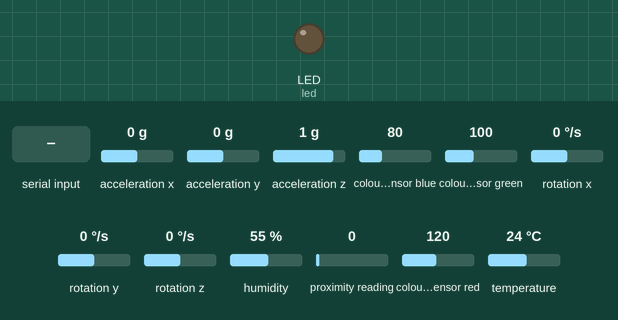
This program was run on a simulated CircuitPython board. Parts: output pins drawn as LEDs (lit = HIGH). Dashed ring = blinking. The test bench sets the inputs (shaded band); at power-on: acceleration x 0 g, acceleration y 0 g, acceleration z 1 g, colour sensor blue 80, colour sensor green 100, rotation x 0 °/s, rotation y 0 °/s, rotation z 0 °/s, humidity 55 %, proximity reading 0, colour sensor red 120, temperature 24 °C. What the program prints to the serial console is not drawn.

Above: at 1.2 s.
1.3 s: "ALERT" typed at the serial console, then Enter
At 1.35 s:
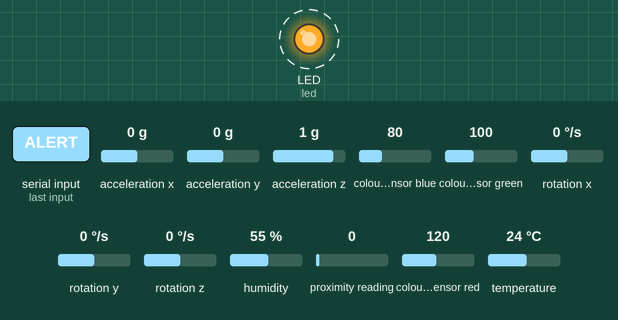
4.3 s: "LED_ON" typed at the serial console, then Enter
At 5.3 s:
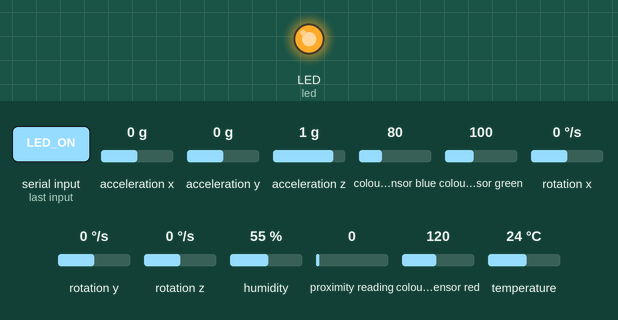
5.8 s: "LED_OFF" typed at the serial console, then Enter
At 7.3 s:
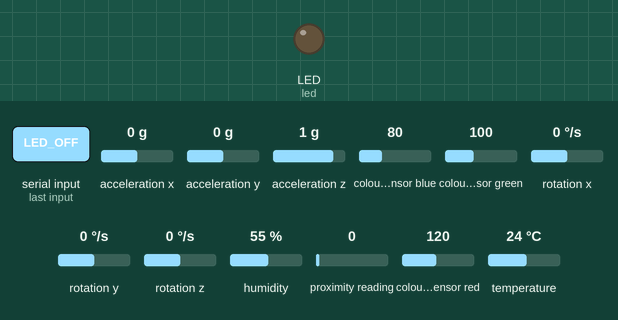
Timing chart, 0 to 8.8 s (numbered marks = the images above; inputs shaded):
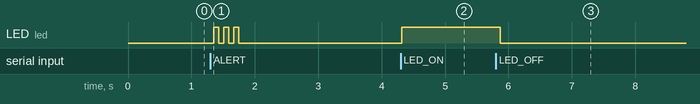

Measured:
- after the input at 1.3 s, LED (led): alternates HIGH for 0.08 s and LOW for 0.08 s, 6 changes in all, then stays LOW, starting after 0.05 s
- after the input at 4.3 s, LED (led): LOW → HIGH at once
- after the input at 5.8 s, LED (led): HIGH → LOW after 0.07 s

The program:

code.py
```python
# Sundai sensor streamer — Microchip SAMD21 Curiosity PyKit Ruler (CircuitPython).
#
# Copy this to the board's CIRCUITPY drive as code.py. It streams the Ruler's
# integrated sensors as newline-delimited JSON over USB serial and accepts
# one-word commands back.
#
# The imports are wrapped because the exact sensor breakout on your Ruler may
# differ — a missing sensor drops its channel instead of killing the stream.

import time
import sys
import supervisor

import board

SAMPLE_S = 0.1  # 10 Hz

# ---- optional sensors -----------------------------------------------------
imu = None
try:
    import adafruit_lsm6ds.lsm6dsox as lsm
    imu = lsm.LSM6DSOX(board.I2C())
except Exception:
    pass

env = None
try:
    import adafruit_sht4x
    env = adafruit_sht4x.SHT4x(board.I2C())
except Exception:
    pass

prox = None
try:
    import adafruit_apds9960.apds9960
    prox = adafruit_apds9960.apds9960.APDS9960(board.I2C())
    prox.enable_proximity = True
    prox.enable_color = True
except Exception:
    pass

led = None
try:
    import digitalio
    led = digitalio.DigitalInOut(board.LED)
    led.direction = digitalio.Direction.OUTPUT
except Exception:
    pass


def handle(cmd):
    cmd = cmd.strip()
    if cmd == "LED_ON" and led:
        led.value = True
    elif cmd == "LED_OFF" and led:
        led.value = False
    elif cmd == "ALERT" and led:
        for _ in range(6):
            led.value = not led.value
            time.sleep(0.08)
        led.value = False
    elif cmd == "PING":
        print("pong")
    else:
        print("unknown cmd:", cmd)


print("sundai pykit streamer ready")
buf = ""

while True:
    # non-blocking read of host commands
    while supervisor.runtime.serial_bytes_available:
        ch = sys.stdin.read(1)
        if ch == "\n":
            handle(buf)
            buf = ""
        elif ch != "\r":
            buf += ch

    fields = ['"ms":%d' % (time.monotonic_ns() // 1_000_000)]

    if imu:
        try:
            ax, ay, az = imu.acceleration
            gx, gy, gz = imu.gyro
            fields += ['"accel_x":%.4f' % ax, '"accel_y":%.4f' % ay,
                       '"accel_z":%.4f' % az, '"gyro_x":%.4f' % gx,
                       '"gyro_y":%.4f' % gy, '"gyro_z":%.4f' % gz]
        except Exception:
            pass

    if env:
        try:
            t, h = env.measurements
            fields += ['"temp_c":%.2f' % t, '"humidity":%.2f' % h]
        except Exception:
            pass

    if prox:
        try:
            fields.append('"prox":%d' % prox.proximity)
            r, g, b, c = prox.color_data
            fields += ['"r":%d' % r, '"g":%d' % g, '"b":%d' % b, '"clear":%d' % c]
        except Exception:
            pass

    print("{" + ",".join(fields) + "}")
    time.sleep(SAMPLE_S)
```
